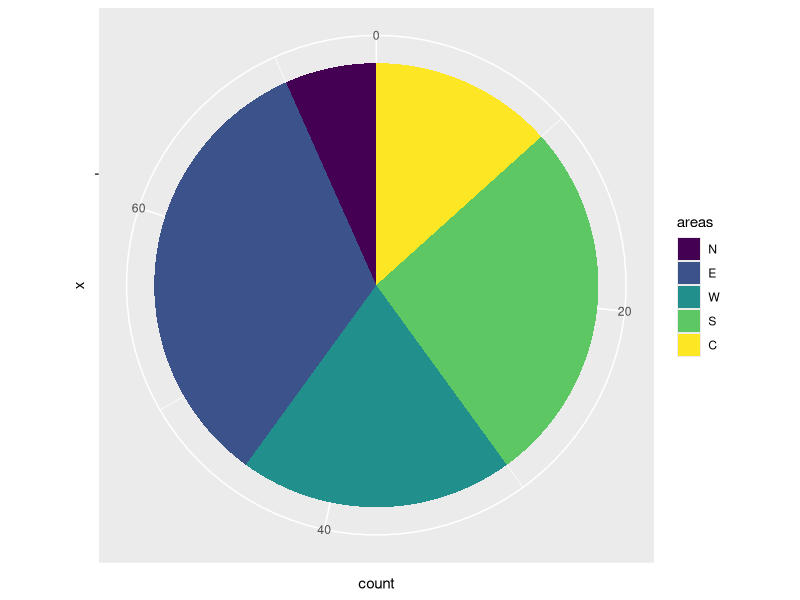
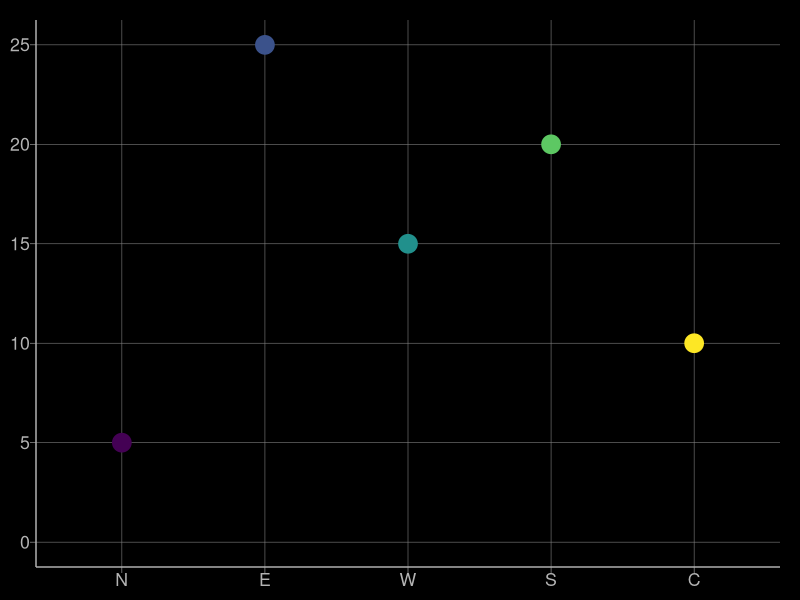
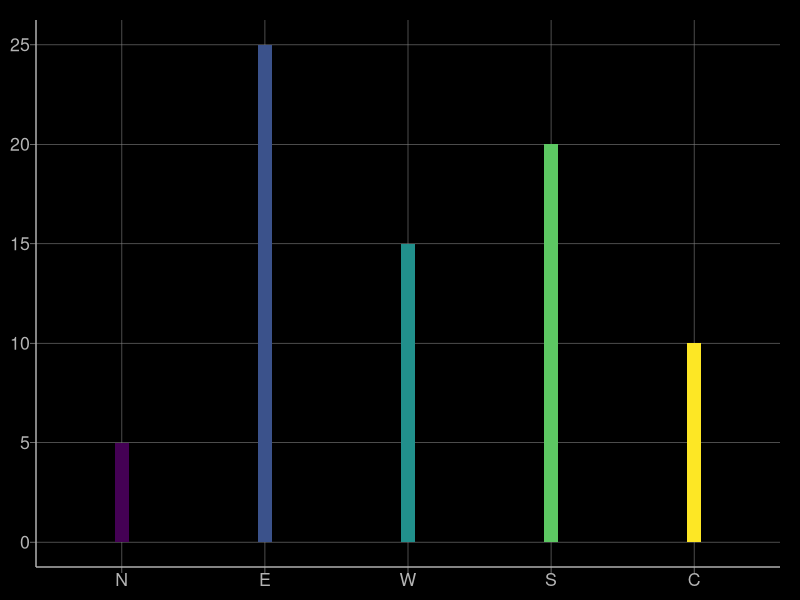
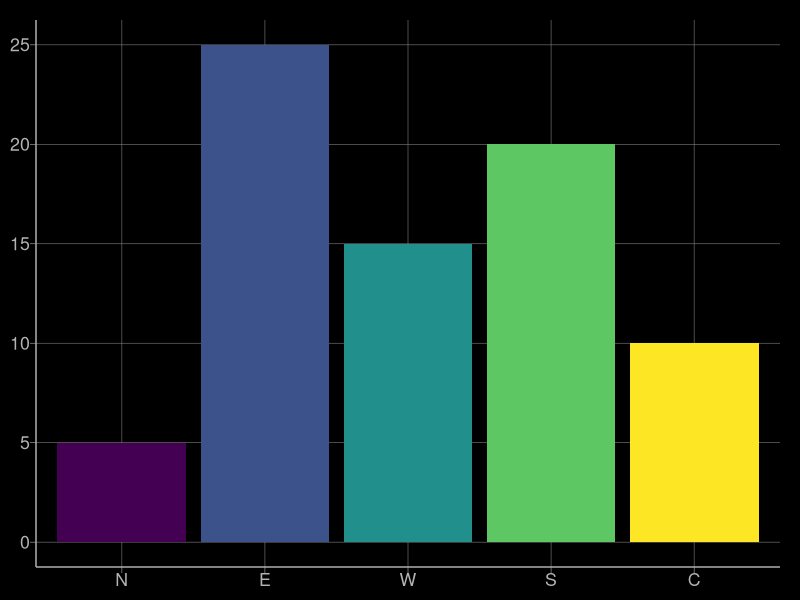
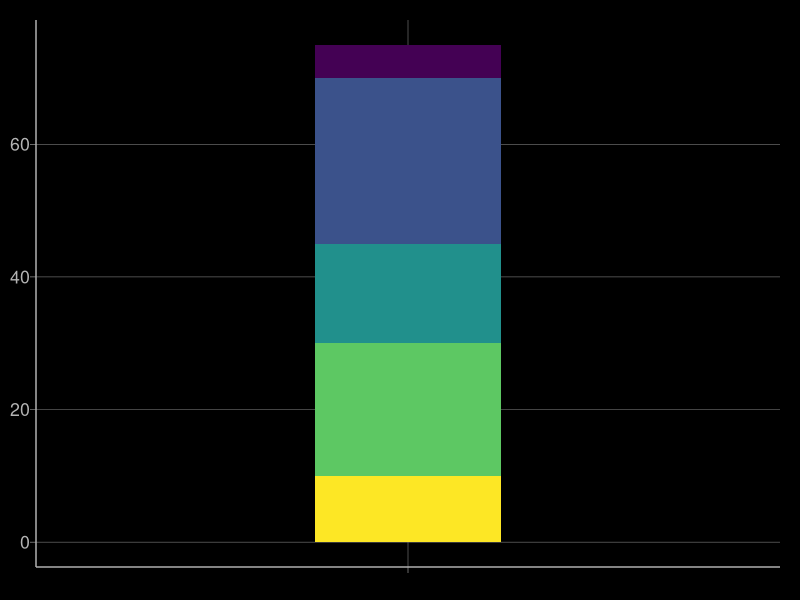
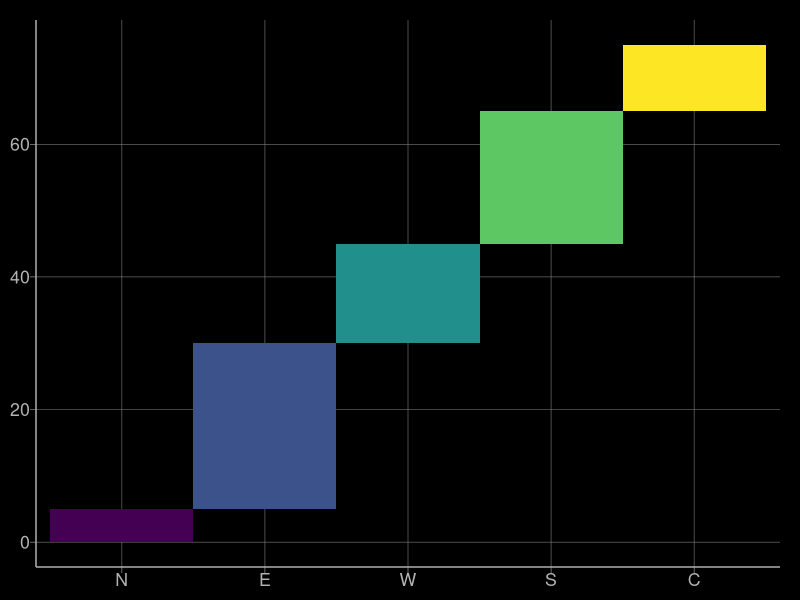
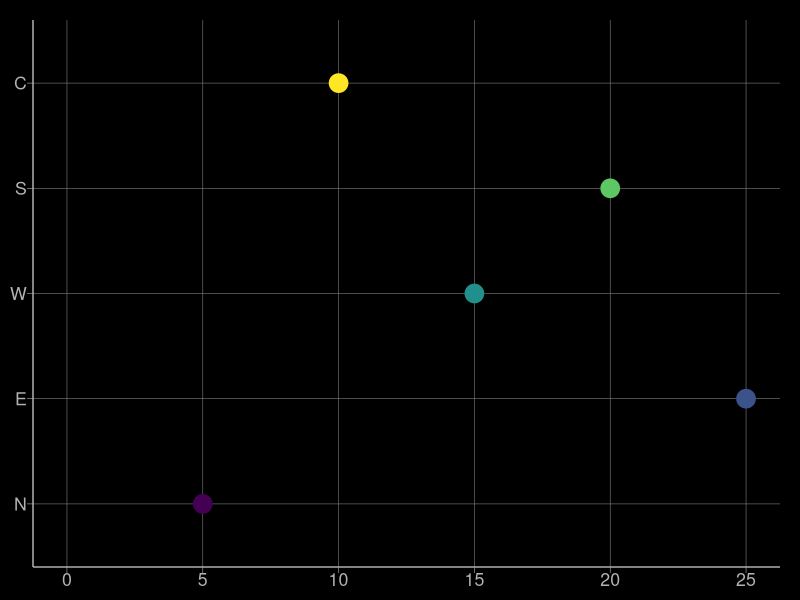
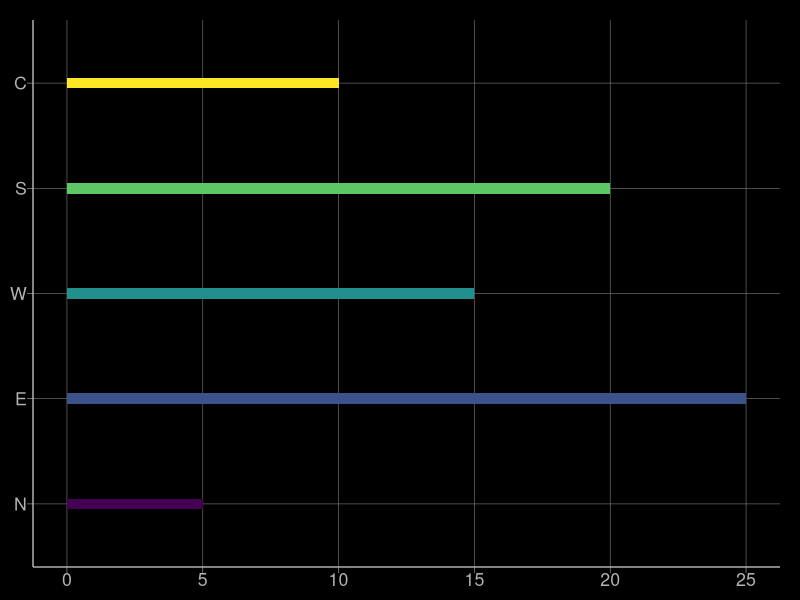

Write R code to recreate these figures, in order.
## ---- chunk 1
knitr::opts_chunk$set(cache=TRUE)

library(grid)
library(ggplot2)
library(gridExtra)

theme_black <- function(base_size = 16, base_family = "Helvetica") {
    theme(
    line =  element_line(colour = "black", size = 0.5, linetype = 1,
                            lineend = "butt"),
    rect =  element_rect(fill = "white", colour = "black", size = 0.5, linetype = 1),
    text =  element_text(family = base_family, face = "plain",
                  colour = "black", size = base_size,
                  hjust = 0.5, vjust = 0.5, angle = 0, lineheight = 0.9),
    
    axis.text =          element_text(size = rel(0.8), colour = "grey70"),
    strip.text =         element_text(size = rel(0.8), colour = "grey70"),

    axis.line =          element_line(colour = "grey70"),
    axis.text.x =        element_text(vjust = 1),
    axis.text.y =        element_text(hjust = 1),
    axis.ticks =         element_line(colour = "grey70", size = 0.2),
    axis.title =         element_text(colour = "grey70"),
    axis.title.x =       element_blank(),
    axis.title.y =       element_blank(),
  # axis.title.x =       element_text(vjust = 1),
  # axis.title.y =       element_text(angle = 90),
    axis.ticks.length =  unit(0.3, "lines"),
    axis.ticks.margin =  unit(0.5, "lines"),

    legend.background =  element_rect(fill = 'black'),
    legend.margin =      unit(0.2, "cm"),
    legend.key =         element_rect(fill = "grey20", colour = "grey50"),
    legend.key.size =    unit(1.2, "lines"),
    legend.key.height =  NULL,
    legend.key.width =   NULL,
    legend.text =        element_text(size = rel(0.8), colour = "grey50"),
    legend.text.align =  NULL,
    legend.title =       element_text(size = rel(0.8), face = "plain", hjust = 0, colour = "grey50"),
    legend.title.align = NULL,
    legend.position =    "none",
    legend.direction =   "vertical",
    legend.justification = "center",
    legend.box =         NULL,

    panel.background =   element_rect(fill = "black", colour = NA),
    panel.border =       element_rect(fill = NA, colour = NA),
    panel.grid.major =   element_line(colour = "grey50", size = 0.2),
    panel.grid.minor =   element_line(colour = "black", size = 0.5),
    panel.margin =       unit(0.25, "lines"),

    strip.background =   element_rect(fill = "grey30", colour = "grey10"),
    strip.text.x =       element_text(),
    strip.text.y =       element_text(angle = -90),

    plot.background =    element_rect(colour = "black", fill = "black"),
    plot.title =         element_text(size = rel(1.2)),
    plot.margin =        unit(c(1, 1, 0.5, 0.5), "lines"),

    complete = TRUE
  )
}
attr(theme_black(), "complete")

## ---- chunk 2
areas <- c("N", "E", "W", "S", "C")
sales <- c(5, 25, 15, 20, 10)
profit <- c(2, 8, 6, 5, 3)
humble <- data.frame(areas, sales, profit)
humble$areas <-ordered(humble$areas, levels=c("N", "E", "W", "S", "C"))
humble
humble.base <-humble

# For maps
lat <- c(0, 1, -1, 0, 0)
long <- c(1, 0, 0, -1, 0)
humble.map <- data.frame(areas, sales, profit, lat, long)


# For the Waterfall Chart
humble$id <- seq_along(humble$areas)
humble$end_sales <- cumsum(humble$sales)
humble$start_sales <- c(0, head(humble$end_sales, -1))
humble$end_profit <- cumsum(humble$sales)
humble$start_profit <- c(0, head(humble$end_profit, -1))
humble

ggplot(humble, aes(x = "", fill = areas, weight = sales)) +
  geom_bar(width = 1)  + coord_polar("y") 


## ---- chunk 3
pc <- ggplot(humble, aes(areas,sales, color = areas)) +
  geom_point(size = 6) +
  ylim(0, 25) +
  theme_black()
pc
## ---- chunk 4
lc <- ggplot(humble, aes(areas, weight = sales, fill = areas)) +
  geom_bar(width = 0.1)  +
  theme_black()
lc
## ---- chunk 5
bc <- ggplot(humble, aes(areas, weight = sales, fill = areas)) +
  geom_bar()  +
  theme_black()
bc
## ---- chunk 6
sc <- ggplot(humble, aes(x = "", fill = areas, weight = sales)) +
  geom_bar(width = 0.3)  + xlab("") +
  theme_black()
sc
## ---- chunk 7
wc <- ggplot(humble, aes(areas, fill = areas)) + geom_rect(aes(x = areas,
   xmin = id - 0.5, xmax = id + 0.5, ymin = end_sales, 
   ymax = start_sales)) +
   theme_black()
wc
## ---- chunk 8
pf <- pc + coord_flip()
pf
## ---- chunk 9
lf <- lc + coord_flip()
lf
## ---- chunk 10
bf <- bc + coord_flip()
bf
## ---- chunk 11
sf <- sc + geom_bar(width = 0.3) + coord_flip()
sf
## ---- chunk 12
wf <- wc + coord_flip()
wf
## ---- chunk 13
ppx <- pc + coord_polar(theta = "x")
ppx
## ---- chunk 14
lpx <- lc + coord_polar(theta ="x")
lpx
## ---- chunk 15
bpx <- bc + geom_bar(width=1) + coord_polar(theta ="x")
bpx
## ---- chunk 16
spx <- sc + geom_bar(width = 1) + coord_polar(theta ="x")
spx
## ---- chunk 17
wpx <- wc + coord_polar(theta ="x")
wpx
## ---- chunk 18
ppy <- pc + coord_polar(theta ="y")
ppy
## ---- chunk 19
lpy <- lc + coord_polar(theta ="y")
lpy
## ---- chunk 20
bpy <- bc + geom_bar(width=1) + coord_polar(theta ="y")
bpy
## ---- chunk 21
spy <- sc + geom_bar(width = 1) + coord_polar(theta ="y")
spy
## ---- chunk 22
wpy <- wc + coord_polar(theta ="y")
wpy
## ---- chunk 23

humble_plots_cart <- arrangeGrob(pc, lc, bc, sc, wc,
                              ncol=3, nrow =2)
humble_plots_cart
ggsave(humble_plots_cart, file="img/humble_plots_cart.png",
       width = 16, height = 8.5 )

humble_plots_flip <- arrangeGrob(pf, lf, bf, sf, wf,
                                 ncol=3, nrow =2)
humble_plots_flip
ggsave(humble_plots_flip, file="img/humble_plots_flip.png",
       width = 16, height = 8.5 )

humble_plots_polar_x <- arrangeGrob(ppx, lpx, bpx, spx, wpx,
                       ncol=3, nrow =2)
humble_plots_polar_x
ggsave(humble_plots_polar_x, file="img/humble_plots_polar_x.png",
       width = 16, height = 8.5 )

humble_plots_polar_y <- arrangeGrob(ppy, lpy, bpy, spy, wpy,
                       ncol=3, nrow =2)
humble_plots_polar_y
ggsave(humble_plots_polar_y, file="img/humble_plots_polar_y.png",
       width = 16, height = 8.5 )
